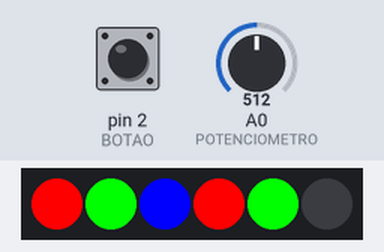
This sketch was run on a simulated Arduino Uno, built with avr-gcc and run on an emulated ATmega328P. Shown: 6 RGB LEDs in strip order, left to right. The test bench sets the inputs (shaded band); at power-on: pin 2 (BOTAO) HIGH, A0 (POTENCIOMETRO) = 512. Dim RGB values are drawn brighter than linear; random numbers use the default seed unless the sketch sets one.

Above: at 18.0 s.
18.1 s: pin 2 (BOTAO) pulled LOW for 3 s
At 19.3 s:
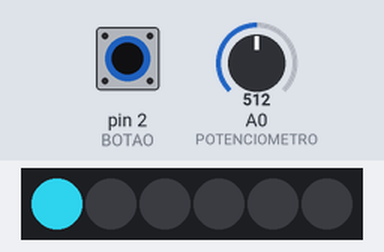
32.2 s: A0 (POTENCIOMETRO) set to 900
46.3 s: pin 2 (BOTAO) pulled LOW for 3 s
At 47.02 s:
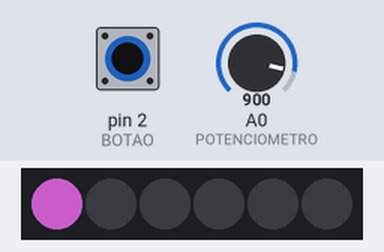
60.4 s: pin 2 (BOTAO) pulled LOW for 3 s
At 62.07 s:
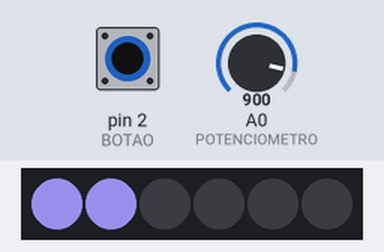
74.5 s: pin 2 (BOTAO) pulled LOW for 3 s
At 75.8 s:
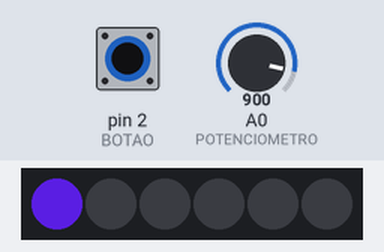
Timing chart, 0 to 89.6 s (numbered marks = the images above; inputs shaded):
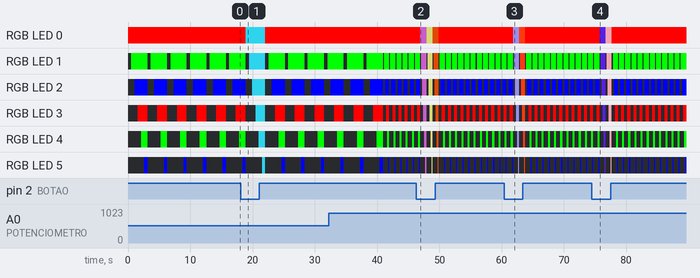

Measured:
- what the display in image 1 shows lasts 0.5 s, from 18.9 s to 19.4 s

The sketch:

projeto_iot_fitaled1.ino
```cpp
// C++ code

//Inclusao da biblioteca
#include <Adafruit_NeoPixel.h>

//Pino de dados da fita
#define PIN 5

//Número de leds na fita
#define NUM_LEDS 6

//Potenciometro para controle de tempo
#define POTENCIOMETRO A0

//Botao para definir funcao
#define BOTAO 2

Adafruit_NeoPixel pixels(NUM_LEDS, PIN, NEO_GRB + NEO_KHZ800);

//Criacao da variavel de tempo que sera controlada pelo potenciometro
float TEMPO1 = 0;

//Variáveis das cores RGB
int COLOR_R = 0;
int COLOR_G = 0;
int COLOR_B = 0;

void setup()
{
  pixels.begin();
  pinMode(POTENCIOMETRO, INPUT); //Configura pino como "entrada" de sinal
  pinMode(BOTAO, INPUT); //Configura pino como "entrada" de sinal
  pinMode(PIN, OUTPUT); //Configura pino como "saida"
}

//Escolha aleatória de cores
void SET_COLOR()
{
  COLOR_R = random(0,255);
  COLOR_G = random(0,255);
  COLOR_B = random(0,255);
}

void loop()
{
  pixels.clear();
  SET_COLOR();
  TEMPO1 = map(analogRead(POTENCIOMETRO),0,1023,1000,50); //Transforma o valor de entrada do potenciometro para o minimo (lento) de 1s e maximo (rapido) de 0,05s
  if(digitalRead(2) == LOW)
  {
    for(int i=0;i<NUM_LEDS;i++) //Laco para acendimento de cada LED
      {
       pixels.setPixelColor(i,pixels.Color(COLOR_R, COLOR_G, COLOR_B)); //pixels.Color inclui valores de 0 a 255 para o RGB
       pixels.show();
       delay(TEMPO1); //Tempo de acendimento entre cada LED
       if(i==NUM_LEDS)
         {
         i=0;
         SET_COLOR();
         }
       }
  }
  else
  {
    for(int i=0;i<NUM_LEDS;i++) //Laco para acendimento de cada LED
      {
       pixels.setPixelColor(0,pixels.Color(255, 0, 0)); //Vermelho no LED 1
       pixels.show();
       delay(TEMPO1); //Tempo de acendimento entre cada LED
       pixels.setPixelColor(1,pixels.Color(0, 255, 0)); //Verde no LED 2
       pixels.show();
       delay(TEMPO1); //Tempo de acendimento entre cada LED
       pixels.setPixelColor(2,pixels.Color(0, 0, 255)); //Azul no LED 3
       pixels.show();
       delay(TEMPO1); //Tempo de acendimento entre cada LED
       pixels.setPixelColor(3,pixels.Color(255, 0, 0)); //Vermelho no LED 4
       pixels.show();
       delay(TEMPO1); //Tempo de acendimento entre cada LED
       pixels.setPixelColor(4,pixels.Color(0, 255, 0)); //Verde no LED 5
       pixels.show();
       delay(TEMPO1); //Tempo de acendimento entre cada LED
       pixels.setPixelColor(5,pixels.Color(0, 0, 255)); //Azul no LED 6
       pixels.show();
       delay(TEMPO1); //Tempo de acendimento entre cada LED
       pixels.clear();
       if(i==NUM_LEDS)
         {
         i=0;
         SET_COLOR();
       }
    }
  }
}
```
